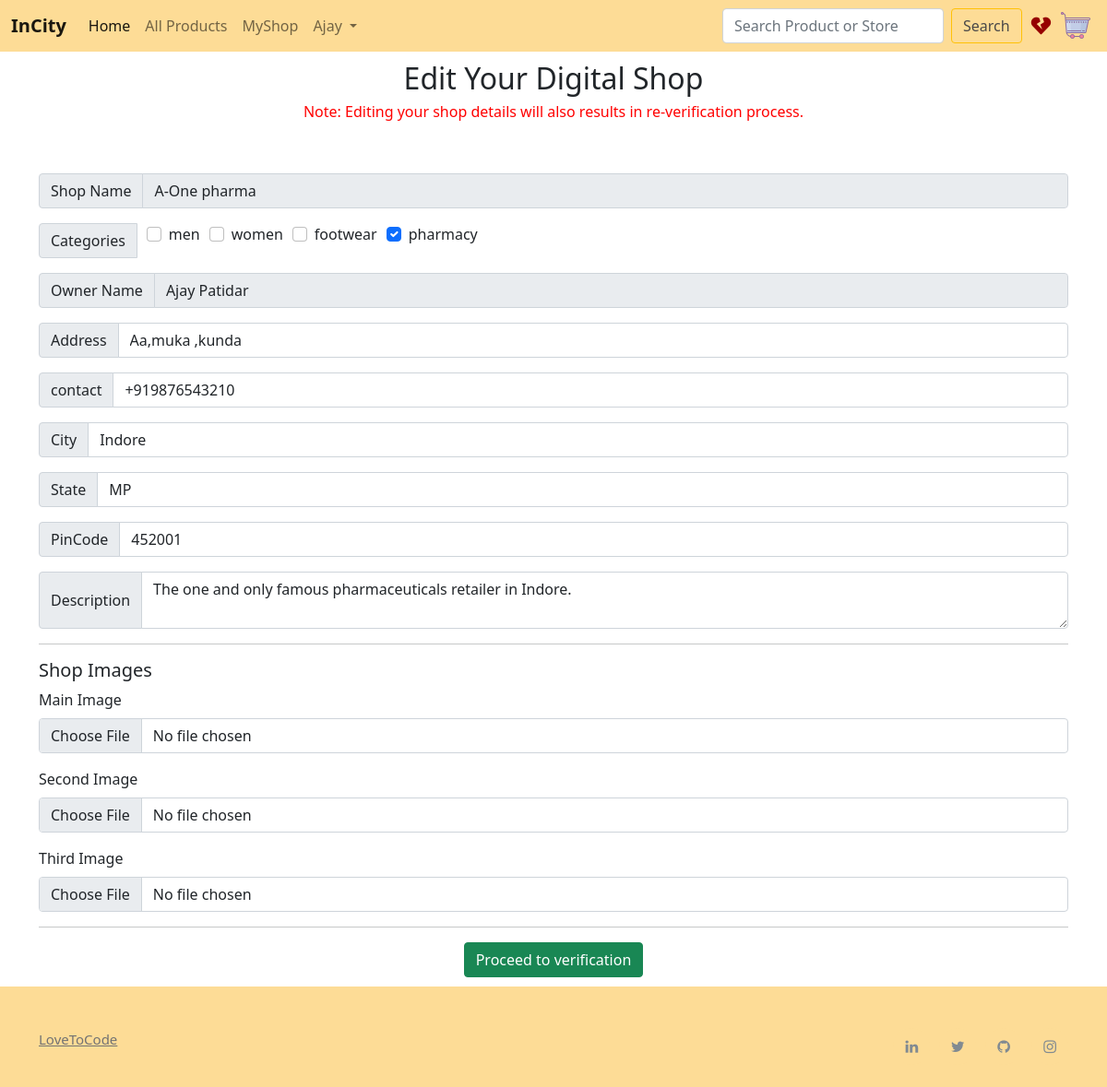
/editShop (signed in), run on the app's committed database.
### Main/models.py (models this page shows, shortened)
class Shop(models.Model):
    username = models.OneToOneField(User, on_delete=models.CASCADE, primary_key=True)
    shopName = models.CharField(max_length=100)
    typeOf = models.CharField(max_length=50)
    categories = models.CharField(max_length=150)
    image1 = models.ImageField(upload_to=user_directory_path2, height_field=None, width_field=None, max_length=None)
    image2 = models.ImageField(upload_to=user_directory_path2, height_field=None, width_field=None, max_length=None)
    image3 = models.ImageField(upload_to=user_directory_path2, height_field=None, width_field=None, max_length=None)
    totalProducts = models.IntegerField(default=0)
    countId = models.IntegerField(default=1)
    productVisited = models.TextField()
    wishlisted = models.TextField()
    totalStock = models.IntegerField(default=0)
    totalSale = models.IntegerField(default=0)
    totalVisited = models.IntegerField(default=0)
    searched = models.IntegerField(default=0)
    rating = models.FloatField(default=0)
    custVoted = models.IntegerField(default=0)
    description = models.TextField(default="")
    owner = models.CharField(max_length=70)
    contact = models.CharField(max_length=20,default="")
    addressPrimary = models.TextField()
    city = models.CharField(max_length=50)
    state = models.CharField(max_length=50)
    postal = models.CharField(max_length=50)
    date = models.DateTimeField(auto_now=False, auto_now_add=True)

### Main/views.py (the view)
# urls.py: path('editShop', views.editShop ,name = "editShop"),
def editShop(request):
    typeOf = typeOfUser(request.user)
    if request.user.is_anonymous or typeOf == "customer":
        return redirect("/login")
    userFilter = Shop.objects.filter(username=request.user)
    if len(userFilter):
        totalCategories = ["men", "women", "footwear", "pharmacy"]
        shop = {}
        userShop = Shop.objects.get(username=request.user)
        shop['shopName'] = userShop.shopName
        shop['categoriesNormal'] = userShop.categories
        cat = shop['categoriesNormal'].split(",")
        shop["categoriesButton"] = cat
        shop['owner'] = userShop.owner
        shop['address'] = userShop.addressPrimary
        shop['contact'] = userShop.contact
        shop['city'] = userShop.city
        shop['state'] = userShop.state
        shop['postal'] = userShop.postal
        shop['description'] = userShop.description
        items = []
        for item in totalCategories:
            val = {}
            if item in cat:
                val["tag"] = "checked"
                val["name"] = item
                items.append(val)
            else:
                val["tag"] = ""
                val["name"] = item
                items.append(val)
        shop["categories"] = items
        context = {
            "shop": shop,
            "typeOf": typeOfUser(request.user),
        }
    return render(request, "editpage.html", context)

### Main/views.py (called while the page is built)
def typeOfUser(user):
    userData = UserInfo.objects.get(username=user)
    return userData.typeOf

### templates/editpage.html (shortened to what this page needs)
{% extends 'base.html' %}
{% block body %}
<div class = "container" style = "margin-top:10px;margin-bottom:10px;">
<center><b><h2> Edit Your Digital Shop </h2></b></center>
<center><h6 style = "color:red;"> Note: Editing your shop details will also results in re-verification process. </h6></center>
<br>
<br>
    <form method = "POST" action = "updateShop" enctype = "multipart/form-data">
        <div class="input-group mb-3">
            <span class="input-group-text" id="inputGroup-sizing-default">Shop Name</span>
            <input type="text" name = "shopName" class="form-control" aria-label="Sizing example input" value = "{{shop.shopName}}" aria-describedby="inputGroup-sizing-default" disabled>
        </div>
        <div class="input-group mb-3">
        <span class="input-group-text" id="inputGroup-sizing-default">Categories</span>
        {% for category in shop.categories %}
        <div class="form-check" style= "margin-left:10px;">
            <input class="form-check-input" type="checkbox" value="" id="flexCheckChecked" onclick = "categoryInput('{{category.name}}')" {{category.tag}}>
            <label class="form-check-label" for="flexCheckChecked" >
                {{category.name}}
            </label>
        </div>
       {% endfor %}
        </div>
        <div class="input-group mb-3">
            <span class="input-group-text" id="inputGroup-sizing-default">Owner Name</span>
            <input type="text" class="form-control" name = "owner" aria-label="Sizing example input" value = "{{shop.owner}}" aria-describedby="inputGroup-sizing-default" disabled>
        </div>
        <div class="input-group mb-3">
            <span class="input-group-text" id="inputGroup-sizing-default">Address</span>
            <input type="text" class="form-control" name = "address" aria-label="Sizing example input" value = "{{shop.address}}" aria-describedby="inputGroup-sizing-default"required>
        </div>
        <div class="input-group mb-3">
            <span class="input-group-text" id="inputGroup-sizing-default">contact</span>
            <input type="text" class="form-control" name = "contact" aria-label="Sizing example input" value = "{{shop.contact}}" aria-describedby="inputGroup-sizing-default"required>
        </div>
        <div class="input-group mb-3">
            <span class="input-group-text" id="inputGroup-sizing-default">City</span>
            <input type="text" class="form-control" name = "city" aria-label="Sizing example input" value = "{{shop.city}}" aria-describedby="inputGroup-sizing-default"required>
        </div>
        <div class="input-group mb-3">
            <span class="input-group-text" id="inputGroup-sizing-default">State</span>
            <input type="text" class="form-control" name = "state" aria-label="Sizing example input" value = "{{shop.state}}" aria-describedby="inputGroup-sizing-default"required>
        </div>
        <div class="input-group mb-3">
            <span class="input-group-text" id="inputGroup-sizing-default">PinCode</span>
            <input type="text" class="form-control" name = "postal" aria-label="Sizing example input" value = "{{shop.postal}}" aria-describedby="inputGroup-sizing-default"required>
        </div>
        <div class="input-group mb-3">
            <span class="input-group-text" id="inputGroup-sizing-default">Description</span>
            <textarea type="text" class="form-control" name = "desc" aria-label="Sizing example input" placeholder = "Tell users something about your Shop..." aria-describedby="inputGroup-sizing-default"required>{{shop.description}}</textarea>
        </div>
        <hr>
        <h5>Shop Images</h5>
        <div class="mb-3">
            <label for="formFile" class="form-label">Main Image</label>
            <input class="form-control" name = "image1" type="file" id="formFile" required>
        </div>
        <div class="mb-3">
            <label for="formFile" class="form-label">Second Image</label>
            <input class="form-control" name = "image2" type="file" id="formFile" required>
        </div>
        <div class="mb-3">
            <label for="formFile" class="form-label">Third Image</label>
            <input class="form-control" name = "image3" type="file" id="formFile" required>
        </div>
        <hr>
        <center>
        <button type="submit" class="btn btn-success">Proceed to verification</button>
        </center>
    </form>
</div>
{% endblock body %}

### templates/base.html (shortened to what this page needs)
{% load static %}
<!doctype html>
<html lang="en">
<head>
    <link href="https://cdn.jsdelivr.net/npm/bootstrap@5.0.0-beta1/dist/css/bootstrap.min.css" rel="stylesheet"
>
    <link rel="stylesheet" href="https://cdnjs.cloudflare.com/ajax/libs/font-awesome/5.15.2/css/all.min.css">
    <link rel="stylesheet" href={% static '/icons/fontAwesome/css/font-awesome.min.css' %}>
    <link rel="stylesheet" href = {% static '/css/base.css' %} >
</head>
<body {% if typeOf != "wholeseller" %}  onload="readCart('{{request.user.id}}')" {% endif %}>
    <nav class="navbar navbar-expand-lg navbar-light"
        style="background-color:  rgb(253, 220, 150) !important;">
        <div class="container-fluid">
            <a class="navbar-brand" href="#"><b>InCity</b></a>
            <div class="collapse navbar-collapse" id="navbarSupportedContent">
                <ul class="navbar-nav me-auto mb-2 mb-lg-0">
                    <li class="nav-item">
                        <a class="nav-link active" aria-current="page" href={% url 'home' %}>Home</a>
                    </li>
                    {% if typeOf != "wholeseller" %}
                    <li class="nav-item">
                        <a class="nav-link" href= {% url 'product' productUrl="all" %} >All Products</a>
                    </li>
                    {% endif %}
                    {% if typeOf != "customer" %}
                    <li class="nav-item">
                        <a class="nav-link" href= {% url 'shop' productUrl=request.user %} >MyShop</a>
                    </li>
                    {% endif %}
                    <li class="nav-item dropdown">
                        <a class="nav-link dropdown-toggle" href="#" id="navbarDropdown" role="button"
                            data-bs-toggle="dropdown" aria-expanded="false">
                            {{request.user}}
                        </a>
                    </li>
                </ul>
                {% if typeOf != "wholeseller" %}
                <form action = {% url 'search' %} method = "GET" class="d-flex">
                    <input class="form-control me-2 search_block" type="search" name = "searchName" placeholder="Search Product or Store"
                        aria-label="Search">
                    <button class="btn btn-outline-warning search_button" type="submit">Search</button>
                </form>
                    <abbr title= "Wishlist" ><a href = {% url 'myWishlist' %} id ="wishlist"><i class="fas fa-heart-broken fa-lg wishlistIcon"></i></a></abbr>
                    <abbr title= "Cart" ><a href = {% url 'myCart' %}><button class="cartButton"><img id = 'cartButton' src={% static '/icons/cart32.png' %}></img></button></a></abbr>
                    {% endif %}
            </div>
        </div>
    </nav>
{% block body %}
{% endblock body %}
    <footer class="site-footer footer">
    <div class="container">
      <div class="row">
        <div class="col-md-8 col-sm-6 col-xs-12">
          <p class="copyright-text">
            <a href="#">LoveToCode</a>
          </p>
        </div>
        <div class="col-md-4 col-sm-6 col-xs-12">
          <ul class="social-icons">
            <li><a class="facebook" href="#"><i class="fa fa-linkedin"></i></a></li>
            <li><a class="twitter" href="#"><i class="fa fa-twitter"></i></a></li>
            <li><a class="dribbble" href="#"><i class="fa fa-github"></i></a></li>
            <li><a class="linkedin" href="#"><i class="fa fa-instagram"></i></a></li>
          </ul>
        </div>
      </div>
    </div>
  </footer>
</body>
</html>

### static/css/base.css (style rules this page uses)
html { overflow-x: hidden !important }
abbr[title] { border-bottom: none !important; cursor: inherit !important; text-decoration: none !important; }
.wishlistIcon { color: #960000 !important; margin-left: 10px; }
.cartButton { background-color: rgb(253, 220, 150) !important; border-style: none; margin-left: 5px; -webkit-transition:all .2s linear; -o-transition:all .2s linear; transition:all .2s linear; }
.search_block { width: 240px !important; }
.search_button { color:rgb(75, 73, 73); }
.site-footer { background-color : #fddc96 !important; padding:45px 0 20px; font-size:15px; line-height:24px; color:#737373; }
.site-footer a { color:#737373; }
.site-footer .social-icons { text-align:right }
.site-footer .social-icons a { width:40px; height:40px; line-height:40px; margin-left:6px; margin-right:0; border-radius:100%; background-color:#fddc96; }
.copyright-text { margin:0 }
.social-icons { padding-left:0; margin-bottom:0; list-style:none }
.social-icons li { display:inline-block; margin-bottom:4px }
.social-icons a { background-color:#eceeef; color:#818a91; font-size:16px; display:inline-block; line-height:44px; width:44px; height:44px; text-align:center; margin-right:8px; border-radius:100%; -webkit-transition:all .2s linear; -o-transition:all .2s linear; transition:all .2s linear }

### data on the page
Shop: shopName "A-One pharma", owner "Ajay Patidar", address "Aa,muka ,kunda", contact "+919876543210", city "Indore", state "MP", postal "452001", desc "The one and only famous pharmaceuticals retailer in Indore."

### other printed values
{{ request.user }} "Ajay"
{{ category.name }} "men" "women" "footwear" "pharmacy"
